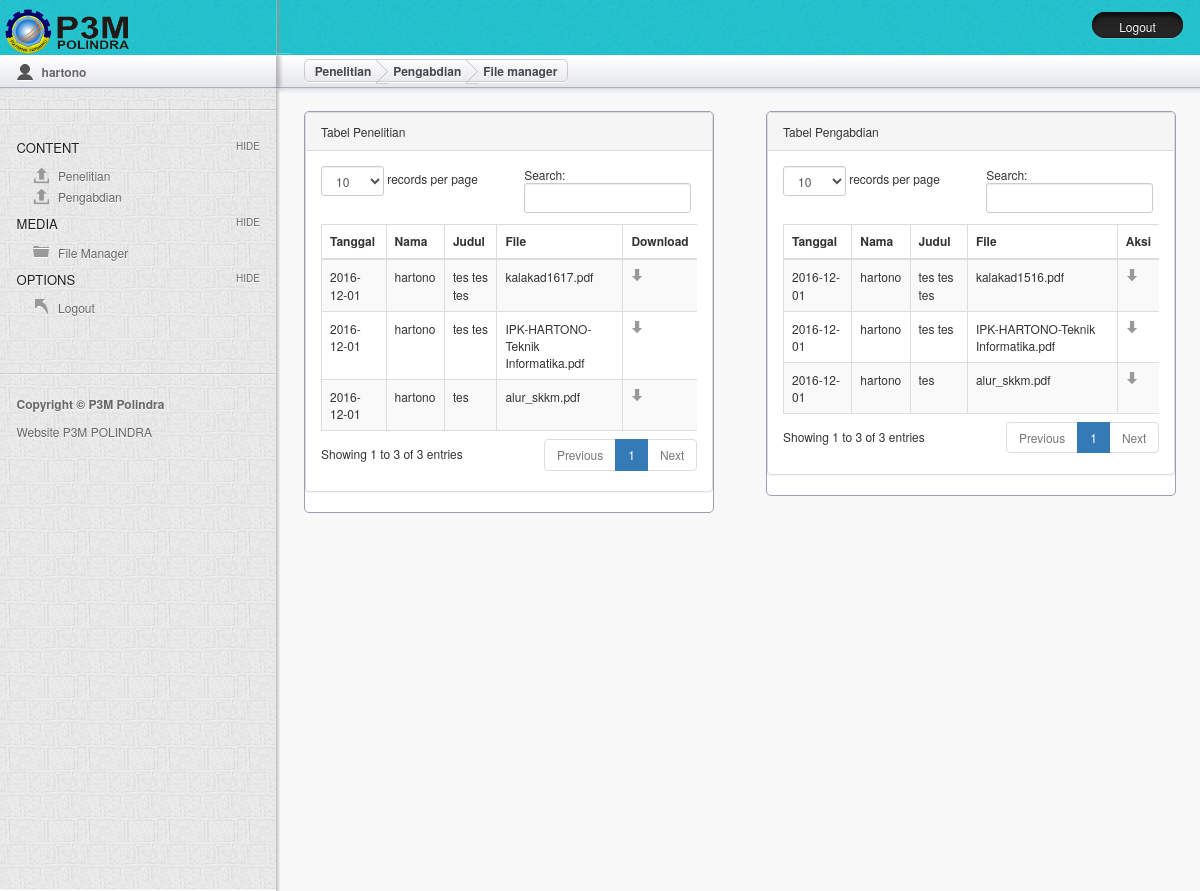
Page /user/pp/user/fileman.php (signed in) on the committed database.
### tables this page shows
CREATE TABLE IF NOT EXISTS `penelitian` (
`id` int(10) NOT NULL,
  `tgl` date NOT NULL,
  `namepen` varchar(255) NOT NULL,
  `file` varchar(255) NOT NULL,
  `judul` varchar(255) NOT NULL,
  `pesan` varchar(255) DEFAULT NULL
);

CREATE TABLE IF NOT EXISTS `pengabdian` (
`id` int(10) NOT NULL,
  `tgl` date NOT NULL,
  `namepeng` varchar(255) NOT NULL,
  `file` varchar(255) NOT NULL,
  `judul` varchar(255) NOT NULL,
  `pesan` varchar(255) DEFAULT NULL
);

### user/pp/user/fileman.php (the view, shortened to what this page needs)
<!doctype html>
<html lang="en">
<head>
	<link rel="stylesheet" type="text/css" href="../css/bootstrap.min.css"/>
    <link rel="stylesheet" type="text/css" href="../plugin/dataTables/dataTables.bootstrap.css"/>
	<link rel="stylesheet" href="../css/layout.css" type="text/css" media="screen" />
</head>
<body>
	<header id="header">
		<hgroup>
			<h1 class="site_title"><a href="../index.php"><img style="margin-top:0px;width:45%;height:45px" src="../images/logoblack.png"></a></h1>
			<h2 class="section_title"></h2>
			<div class="btn_view_site"><a href="../db/logout.php">Logout</a></div>
		</hgroup>
	</header>
	<section id="secondary_bar">
		<div class="user">
			<p><?php echo $_SESSION['username']; ?></p>
		</div>
		<div class="breadcrumbs_container">
			<article class="breadcrumbs">
			<a href="penelitian.php">Penelitian</a>
			<div class="breadcrumb_divider"></div>
			<a href="pengabdian.php">Pengabdian</a>
			<div class="breadcrumb_divider"></div>
			<a href="fileman.php">File manager</a>
			</article>
		</div>
	</section>
	<aside id="sidebar" class="column">
		<hr/>
		<h3>Content</h3>
		<ul class="toggle">
			<li class="icn_upload"><a href="penelitian.php">Penelitian</a></li>
			<li class="icn_upload"><a href="pengabdian.php">Pengabdian</a></li>
		</ul>
		<h3>Media</h3>
		<ul class="toggle">
			<li class="icn_folder"><a href="fileman.php">File Manager</a></li>
		</ul>
		<h3>Options</h3>
		<ul class="toggle">
			<li class="icn_jump_back"><a href="../db/logout.php">Logout</a></li>
		</ul>
		<footer>
			<hr />
			<p><strong>Copyright &copy; P3M Polindra</strong></p>
			<p>Website <a href="">P3M POLINDRA</a></p>
		</footer>
	</aside>
<section id="main" class="column">
    <div class="col-md-6">
    <article class="module width_full">
                    <div class="panel panel-default">
                        <div class="panel-heading">
                             Tabel Penelitian
                        </div>
                        <div class="panel-body">
                            <div class="table-responsive">
                                <table class="table table-striped table-bordered table-hover" id="dataTables-penelitian">
                                    <thead>
                                           <tr>
                                                <th>Tanggal</th>
                                                <th>Nama</th>
                                                <th>Judul</th>
                                                <th>File</th>
                                                <th>Download</th>
                                            </tr>
                                        </thead>
                                        <tbody>
                                            <?php
                                        if(@$_GET['search']=='cari'){
                                            $hasil = mysql_query("SELECT * FROM penelitian where id like '%$_POST[search]%'");
                                               $no = 1;
                                                    while($row=mysql_fetch_array($hasil)) {
                                                   echo "
                                                    <tr>
                                                        <td>$row[tgl]</td>
                                                        <td>$row[namepen]</td>
                                                        <td>$row[judul]</td>
                                                        <td>$row[file]</td>
                                                        <td>
                                                            <input type='image' src='../images/downicon.png' title='download'>
                                                        </td>
                                                    </tr>";
                                              }
                                            } else {
                                           ?>
                                          <?php
                                            $hasil = mysql_query("SELECT * FROM penelitian order by id DESC");
                                            while($row=mysql_fetch_array($hasil)) {
                                           echo "
                                             <tr>
                                                        <td>$row[tgl]</td>
                                                        <td>$row[namepen]</td>
                                                        <td>$row[judul]</td>
                                                        <td>$row[file]</td>
                                                        <td>
                                                           <input type='image' src='../images/downicon.png' title='download'>
                                                        </td>
                                                    </tr>";
                                            }
                                            ?>
                                            <?php
                                        }
                                        ?>
                                    </tbody>
                                </table>
                            </div>
                        </div>
                    </div>
                </article>
                </div>
    <div class="col-md-6">
    <article class="module width_full">
                    <div class="panel panel-default">
                        <div class="panel-heading">
                             Tabel Pengabdian
                        </div>
                        <div class="panel-body">
                            <div class="table-responsive">
                                <table class="table table-striped table-bordered table-hover" id="dataTables-pengabdian">
                                    <thead>
                                        <tr>
                                                <th>Tanggal</th>
                                                <th>Nama</th>
                                                <th>Judul</th>
                                                <th>File</th>
                                                <th>Aksi</th>
                                            </tr>
                                        </thead>
                                        <tbody>
                                            <?php
                                        if(@$_GET['search']=='cari'){
                                            $hasil = mysql_query("SELECT * FROM pengabdian where id like '%$_POST[search]%'");
                                               $no = 1;
                                                    while($row=mysql_fetch_array($hasil)) {
                                                   echo "
                                                    <tr>
                                                        <td>$row[tgl]</td>
                                                        <td>$row[namepeng]</td>
                                                        <td>$row[judul]</td>
                                                        <td>$row[file]</td>
                                                        <td>
                                                            <input type='image' src='../images/downicon.png' title='download'>
                                                        </td>
                                                    </tr>";
                                              }
                                            } else {
                                           ?>
                                          <?php
                                            $hasil = mysql_query("SELECT * FROM pengabdian order by id DESC");
                                            while($row=mysql_fetch_array($hasil)) {
                                           echo "
                                             <tr>
                                                        <td>$row[tgl]</td>
                                                        <td>$row[namepeng]</td>
                                                        <td>$row[judul]</td>
                                                        <td>$row[file]</td>
                                                        <td>
                                                            <input type='image' src='../images/downicon.png' title='download'>
                                                        </td>
                                                    </tr>";
                                            }
                                            ?>
                                            <?php
                                        }
                                        ?>
                                    </tbody>
                                </table>
                            </div>
                        </div>
                    </div>
                </article>
                </div>
	<div class="spacer"></div>
</section>
</body>
</html>

### user/pp/css/layout.css (style rules this page uses)
html, div, map, dt, isindex, form, header, aside, section, section, article, footer { display: block; }
html, body { height: 100%; margin: 0; padding: 0; font-family: "Helvetica Neue", Helvetica, Arial, Verdana, sans-serif; background: #F8F8F8; font-size: 12px; }
.spacer { height: 20px; }
a:link, a:visited { color: #77BACE; text-decoration: none; }
header#header { height: 55px; width: 100%; background: #02c1e2 url(../images/bg-img.jpg) repeat-x; }
header#header h1.site_title, header#header h2.section_title { float: left; margin: 0; font-size: 22px; display: block; width: 23%; height: 55px; font-weight: normal; text-align: left; text-indent: 1.8%; line-height: 55px; color: #fff; text-shadow: 0 -1px 0 #000; }
header#header h1.site_title a { color: #fff; text-decoration: none; }
header#header h2.section_title { text-align: center; text-indent: 4.5%; width: 68%; background: url(../images/headershadow.png) no-repeat left top ; }
.btn_view_site { float: left; width: 9%; }
.btn_view_site a { display: block; margin-top: 12px; width: 91px; height: 27px; background: url(../images/btn_view_site.png) no-repeat; text-align: center; line-height: 29px; color: #fff; text-decoration: none; text-shadow: 0 -1px 0 #000; }
section#secondary_bar { height: 38px; width: 100%; background: #F1F1F4 url(../images/secondary_bar.png) repeat-x; }
section#secondary_bar .user { float: left; width: 23%; height: 38px; }
.user p { margin: 0; padding: 0; color: #666666; font-weight: bold; display: block; float: left; width: 85%; height: 35px; line-height: 35px; text-indent: 25px; text-shadow: 0 1px 0 #fff; background: url(../images/icn_user.png) no-repeat center left; margin-left: 6%; }
section#secondary_bar .breadcrumbs_container { float: left; width: 77%; background: url(../images/secondary_bar_shadow.png) no-repeat left top; height: 38px; }
article.breadcrumbs { float: left; padding: 0 10px; border: 1px solid #ccc; -webkit-border-radius: 5px; -moz-border-radius: 5px; border-radius: 5px; -webkit-box-shadow: 0 1px 0 #fff; -moz-box-shadow: 0 1px 0 #fff; box-shadow: 0 1px 0 #fff; height: 23px; margin: 4px 3%; }
.breadcrumbs a { display: inline-block; float: left; height: 24px; line-height: 23px; }
.breadcrumbs a:link, .breadcrumbs a:visited { color: #44474F; text-decoration: none; text-shadow: 0 1px 0 #fff; font-weight: bold; }
.breadcrumb_divider { display: inline-block; width: 12px; height: 24px; background: url(../images/breadcrumb_divider.png) no-repeat; float: left; margin: 0 5px; }
aside#sidebar { width: 23%; height: 800px; background: #E0E0E3 url(../images/bg.png) repeat; float: left; min-height: 500px; margin-top: -4px; }
#sidebar hr { border: none; outline: none; background: url(../images/sidebar_divider.png) repeat-x; display: block; width: 100%; height: 2px; }
#sidebar h3 { color: #1F1F20; text-transform: uppercase; text-shadow: 0 1px 0 #fff; font-size: 13px; margin: 10px 0 10px 6%; display: block; float: left; width: 90%; }
#sidebar ul { clear: both; margin: 0; padding: 0; }
#sidebar li { list-style: none; margin: 0 0 0 12%; padding: 0; }
#sidebar li a { color: #666666; padding-left: 25px; text-decoration: none; display: inline-block; height: 17px; line-height: 17px; text-shadow: 0 1px 0 #fff; margin: 2px 0; }
#sidebar li.icn_upload a { background: url(../images/upicon.png) no-repeat center left; }
#sidebar li.icn_folder a { background: url(../images/icn_folder.png) no-repeat center left; }
#sidebar li.icn_jump_back a { background: url(../images/icn_jump_back.png) no-repeat center left; }
#sidebar p { color: #666666; padding-left: 6%; text-shadow: 0 1px 0 #fff; margin: 10px 0 0 0; }
#sidebar a { color: #666666; text-decoration: none; }
#sidebar footer { margin-top: 20%; }
section#main { width: 77%; min-height: 500px; background: url(../images/sidebar_shadow.png) repeat-y left top; float: left; margin-top: -2px; }
.module { border: 1px solid #9BA0AF; width: 100%; margin: 20px 3% 0 3%; margin-top: 20px; -webkit-border-radius: 5px; -moz-border-radius: 5px; border-radius: 5px; background: #ffffff; }
.width_full { width: 95%; }

### rows in the picture
penelitian: tgl "2016-12-01", namepen "hartono", judul "tes tes tes", file "kalakad1617.pdf"
penelitian: tgl "2016-12-01", namepen "hartono", judul "tes tes", file "IPK-HARTONO-Teknik Informatika.pdf"
penelitian: tgl "2016-12-01", namepen "hartono", judul "tes", file "alur_skkm.pdf"
pengabdian: tgl "2016-12-01", namepeng "hartono", judul "tes tes tes", file "kalakad1516.pdf"
pengabdian: tgl "2016-12-01", namepeng "hartono", judul "tes tes", file "IPK-HARTONO-Teknik Informatika.pdf"
pengabdian: tgl "2016-12-01", namepeng "hartono", judul "tes", file "alur_skkm.pdf"

### other values in the picture
$_SESSION['username'] "hartono"
